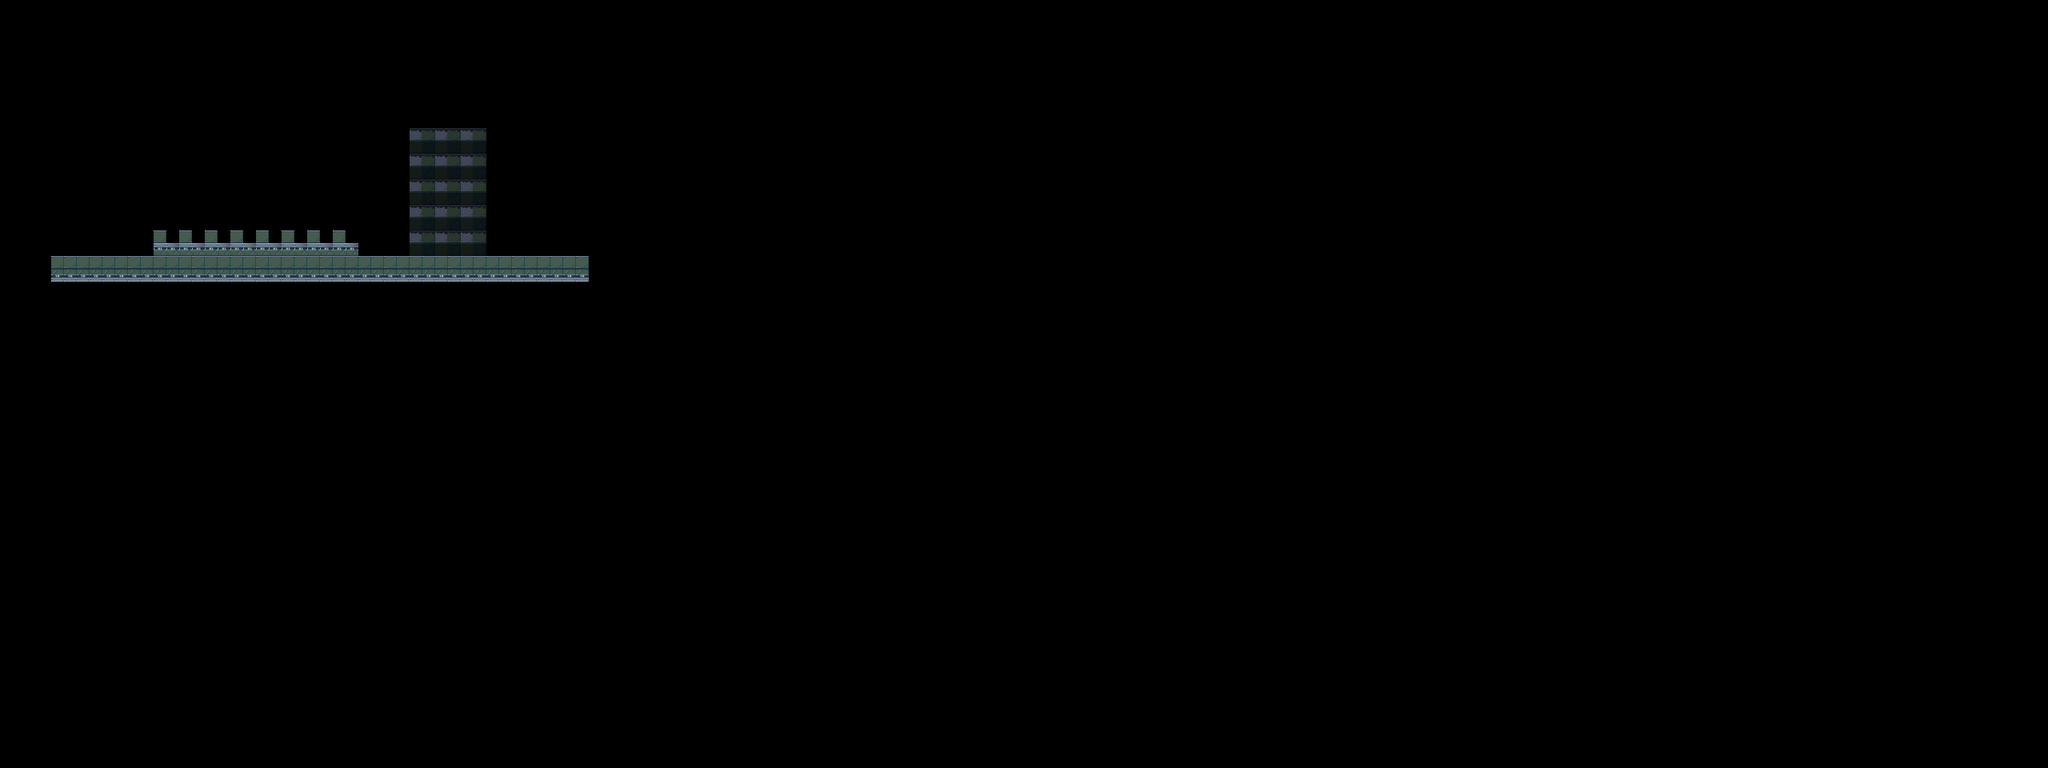

Below is a game level as drawn by its tile map, then a one-line description and the .tmx that defines it (tile-layer data replaced by summaries):
An orthogonal 80x30 tile map with 32x32 px tiles, 3 tile layers (Background, Solid, Foreground).

<map version="1.0" orientation="orthogonal" width="80" height="30" tilewidth="32" tileheight="32">
 <tileset firstgid="1" name="test" tilewidth="32" tileheight="32">
  <image source="level_1.png" trans="ff00ff" width="640" height="320" />
 </tileset>
 <layer name="Background" width="80" height="30">
  <data>[2400 cells, 8 non-empty, 1 distinct tile ids]</data>
 </layer>
 <layer name="Solid" width="80" height="30">
  <data>[2400 cells, 21 non-empty, 1 distinct tile ids]</data>
 </layer>
 <layer name="Foreground" width="80" height="30" opacity="0.6">
  <properties>
   <property name="opacity" value="1" />
  </properties>
  <data>[2400 cells, 15 non-empty, 1 distinct tile ids]</data>
 </layer>
</map>
